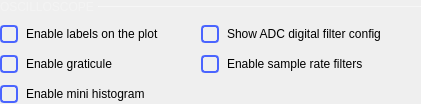
            <widget class="QWidget" name="Oscilloscope_2" native="true">
             <layout class="QGridLayout" name="gridLayout_2">
              <property name="leftMargin">
               <number>0</number>
              </property>
              <property name="topMargin">
               <number>0</number>
              </property>
              <property name="rightMargin">
               <number>0</number>
              </property>
              <property name="bottomMargin">
               <number>0</number>
              </property>
              <property name="horizontalSpacing">
               <number>0</number>
              </property>
              <property name="verticalSpacing">
               <number>10</number>
              </property>
              <item row="2" column="0">
               <layout class="QHBoxLayout" name="horizontalLayout_13">
                <item>
                 <widget class="QCheckBox" name="oscGraticuleCheckBox">
                  <property name="styleSheet">
                   <string notr="true">QCheckBox {
  spacing: 8px;
  background-color: transparent;
  font-size: 14px;
  font-weight: bold;

  color: rgba(255, 255, 255, 153);
}

QCheckBox::indicator {
  width: 14px;
  height: 14px;
  border: 2px solid rgb(74,100,255);
  border-radius: 4px;
}
QCheckBox::indicator:unchecked { background-color: transparent; }
QCheckBox::indicator:checked { background-color: rgb(74,100,255); }</string>
                  </property>
                  <property name="text">
                   <string/>
                  </property>
                 </widget>
                </item>
                <item>
                 <widget class="QLabel" name="label_13">
                  <property name="text">
                   <string>Enable graticule</string>
                  </property>
                 </widget>
                </item>
                <item>
                 <spacer name="horizontalSpacer_9">
                  <property name="orientation">
                   <enum>Qt::Horizontal</enum>
                  </property>
                  <property name="sizeHint" stdset="0">
                   <size>
                    <width>40</width>
                    <height>20</height>
                   </size>
                  </property>
                 </spacer>
                </item>
               </layout>
              </item>
              <item row="2" column="1">
               <layout class="QHBoxLayout" name="horizontalLayout_17">
                <item>
                 <widget class="QCheckBox" name="oscFilteringCheckBox">
                  <property name="styleSheet">
                   <string notr="true">QCheckBox {
  spacing: 8px;
  background-color: transparent;
  font-size: 14px;
  font-weight: bold;

  color: rgba(255, 255, 255, 153);
}

QCheckBox::indicator {
  width: 14px;
  height: 14px;
  border: 2px solid rgb(74,100,255);
  border-radius: 4px;
}
QCheckBox::indicator:unchecked { background-color: transparent; }
QCheckBox::indicator:checked { background-color: rgb(74,100,255); }</string>
                  </property>
                 </widget>
                </item>
                <item>
                 <widget class="QLabel" name="label_17">
                  <property name="text">
                   <string>Enable sample rate filters</string>
                  </property>
                 </widget>
                </item>
                <item>
                 <spacer name="horizontalSpacer_13">
                  <property name="orientation">
                   <enum>Qt::Horizontal</enum>
                  </property>
                  <property name="sizeHint" stdset="0">
                   <size>
                    <width>40</width>
                    <height>20</height>
                   </size>
                  </property>
                 </spacer>
                </item>
               </layout>
              </item>
              <item row="4" column="0">
               <layout class="QHBoxLayout" name="horizontalLayout_19">
                <item>
                 <widget class="QCheckBox" name="histCheckBox">
                  <property name="styleSheet">
                   <string notr="true">QCheckBox {
  spacing: 8px;
  background-color: transparent;
  font-size: 14px;
  font-weight: bold;

  color: rgba(255, 255, 255, 153);
}

QCheckBox::indicator {
  width: 14px;
  height: 14px;
  border: 2px solid rgb(74,100,255);
  border-radius: 4px;
}
QCheckBox::indicator:unchecked { background-color: transparent; }
QCheckBox::indicator:checked { background-color: rgb(74,100,255); }</string>
                  </property>
                  <property name="text">
                   <string/>
                  </property>
                 </widget>
                </item>
                <item>
                 <widget class="QLabel" name="label_18">
                  <property name="text">
                   <string>Enable mini histogram</string>
                  </property>
                 </widget>
                </item>
                <item>
                 <spacer name="horizontalSpacer_14">
                  <property name="orientation">
                   <enum>Qt::Horizontal</enum>
                  </property>
                  <property name="sizeHint" stdset="0">
                   <size>
                    <width>40</width>
                    <height>20</height>
                   </size>
                  </property>
                 </spacer>
                </item>
               </layout>
              </item>
              <item row="5" column="0">
               <spacer name="verticalSpacer_14">
                <property name="orientation">
                 <enum>Qt::Vertical</enum>
                </property>
                <property name="sizeHint" stdset="0">
                 <size>
                  <width>0</width>
                  <height>0</height>
                 </size>
                </property>
               </spacer>
              </item>
              <item row="1" column="1">
               <layout class="QHBoxLayout" name="horizontalLayout_20">
                <item>
                 <widget class="QCheckBox" name="oscADCFiltersCheckBox">
                  <property name="styleSheet">
                   <string notr="true">QCheckBox {
  spacing: 8px;
  background-color: transparent;
  font-size: 14px;
  font-weight: bold;

  color: rgba(255, 255, 255, 153);
}

QCheckBox::indicator {
  width: 14px;
  height: 14px;
  border: 2px solid rgb(74,100,255);
  border-radius: 4px;
}
QCheckBox::indicator:unchecked { background-color: transparent; }
QCheckBox::indicator:checked { background-color: rgb(74,100,255); }</string>
                  </property>
                 </widget>
                </item>
                <item>
                 <widget class="QLabel" name="label_20">
                  <property name="text">
                   <string>Show ADC digital filter config</string>
                  </property>
                 </widget>
                </item>
                <item>
                 <spacer name="horizontalSpacer_16">
                  <property name="orientation">
                   <enum>Qt::Horizontal</enum>
                  </property>
                  <property name="sizeHint" stdset="0">
                   <size>
                    <width>40</width>
                    <height>20</height>
                   </size>
                  </property>
                 </spacer>
                </item>
               </layout>
              </item>
              <item row="1" column="0">
               <layout class="QHBoxLayout" name="horizontalLayout">
                <item>
                 <widget class="QCheckBox" name="oscLabelsCheckBox">
                  <property name="sizePolicy">
                   <sizepolicy hsizetype="Minimum" vsizetype="Fixed">
                    <horstretch>0</horstretch>
                    <verstretch>0</verstretch>
                   </sizepolicy>
                  </property>
                  <property name="styleSheet">
                   <string notr="true">QCheckBox {
  spacing: 8px;
  background-color: transparent;
  font-size: 14px;
  font-weight: bold;

  color: rgba(255, 255, 255, 153);
}

QCheckBox::indicator {
  width: 14px;
  height: 14px;
  border: 2px solid rgb(74,100,255);
  border-radius: 4px;
}
QCheckBox::indicator:unchecked { background-color: transparent; }
QCheckBox::indicator:checked { background-color: rgb(74,100,255); }</string>
                  </property>
                  <property name="text">
                   <string/>
                  </property>
                 </widget>
                </item>
                <item>
                 <widget class="QLabel" name="label_2">
                  <property name="text">
                   <string>Enable labels on the plot </string>
                  </property>
                 </widget>
                </item>
                <item>
                 <spacer name="horizontalSpacer">
                  <property name="orientation">
                   <enum>Qt::Horizontal</enum>
                  </property>
                  <property name="sizeHint" stdset="0">
                   <size>
                    <width>40</width>
                    <height>20</height>
                   </size>
                  </property>
                 </spacer>
                </item>
               </layout>
              </item>
              <item row="0" column="0" colspan="2">
               <layout class="QHBoxLayout" name="horizontalLayout_8">
                <property name="spacing">
                 <number>0</number>
                </property>
                <property name="topMargin">
                 <number>0</number>
                </property>
                <item>
                 <widget class="QLabel" name="label_7">
                  <property name="sizePolicy">
                   <sizepolicy hsizetype="Fixed" vsizetype="Fixed">
                    <horstretch>0</horstretch>
                    <verstretch>0</verstretch>
                   </sizepolicy>
                  </property>
                  <property name="styleSheet">
                   <string notr="true">QLabel {
  font-size: 12px;
color: rgba(255, 255, 255, 70);
}</string>
                  </property>
                  <property name="text">
                   <string>OSCILLOSCOPE </string>
                  </property>
                 </widget>
                </item>
                <item>
                 <widget class="Line" name="line_2">
                  <property name="minimumSize">
                   <size>
                    <width>0</width>
                    <height>1</height>
                   </size>
                  </property>
                  <property name="maximumSize">
                   <size>
                    <width>16777215</width>
                    <height>1</height>
                   </size>
                  </property>
                  <property name="styleSheet">
                   <string notr="true">border: 1px solid rgba(255, 255, 255, 70);</string>
                  </property>
                  <property name="orientation">
                   <enum>Qt::Horizontal</enum>
                  </property>
                 </widget>
                </item>
               </layout>
              </item>
             </layout>
            </widget>
